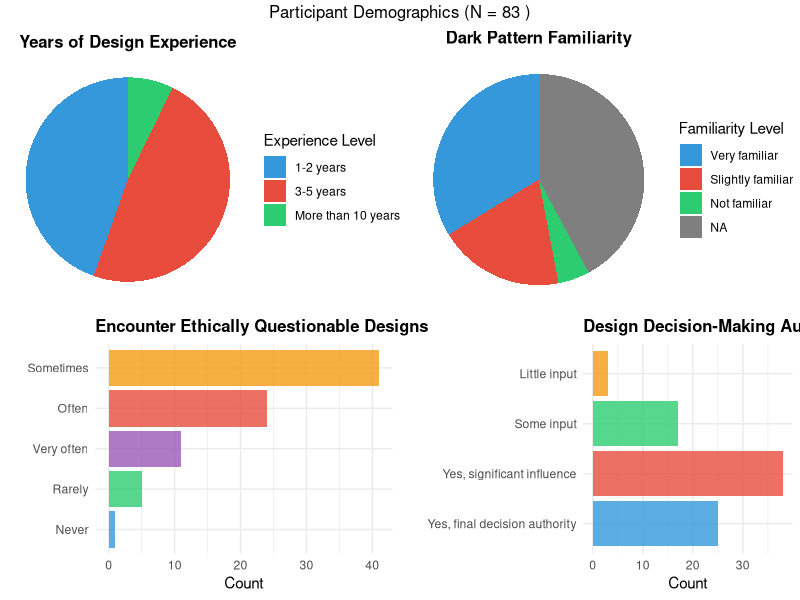
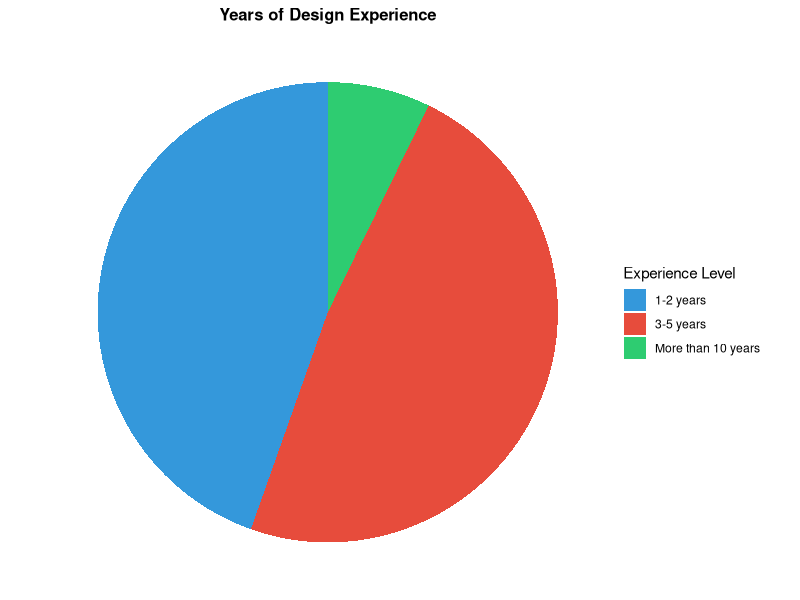
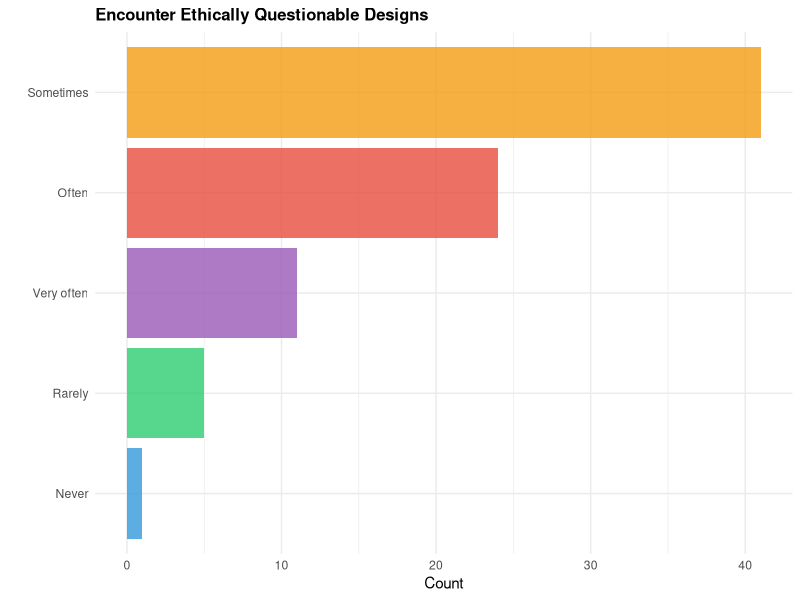
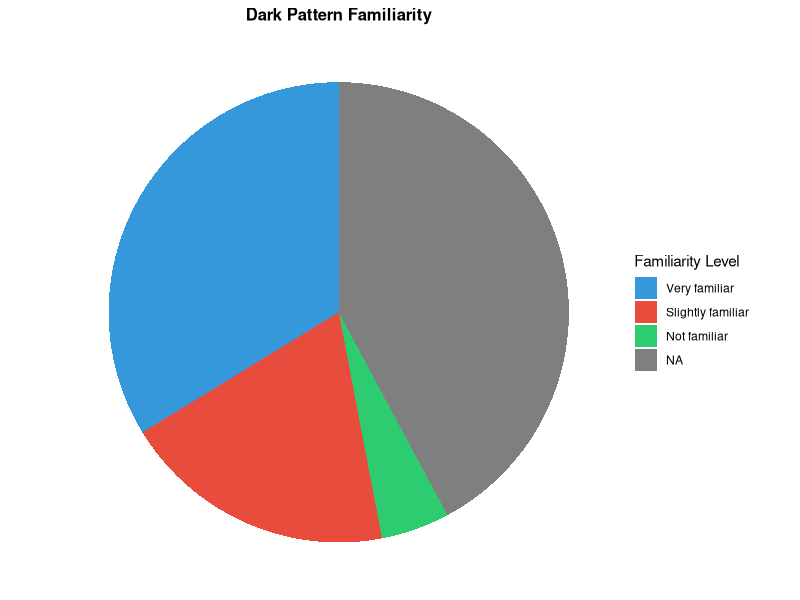
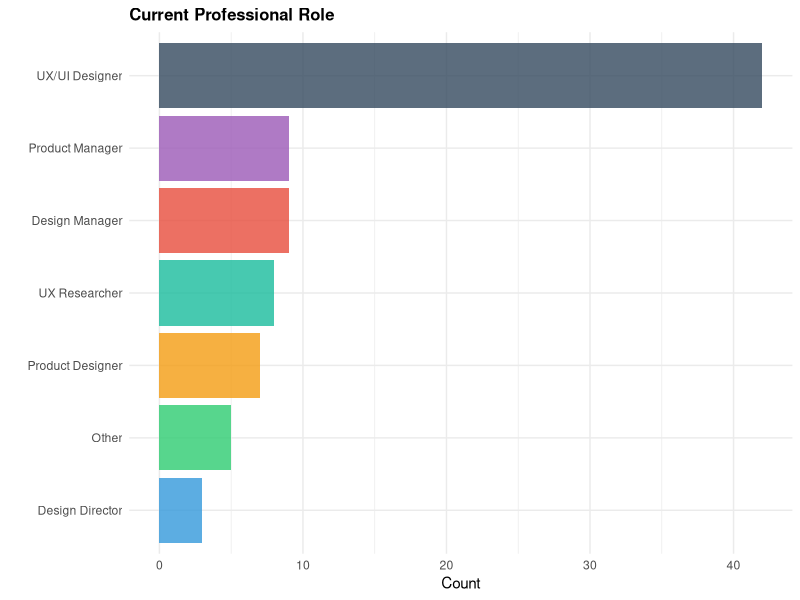
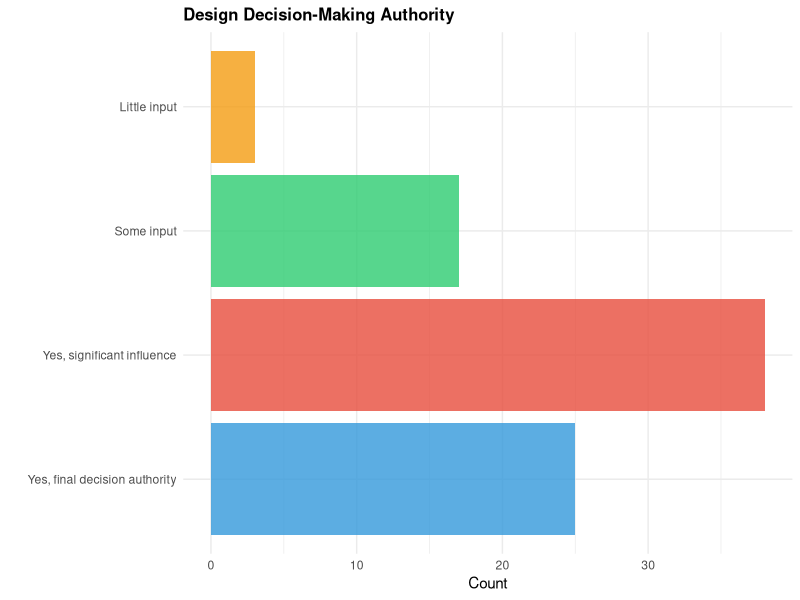

The R script that drew these images, in order:
# Demographics Analysis - UX Et# Extract demographic variables with their exact column names
demographic_vars <- list(
  professional_exp = "Professional Experie",
  experience_level = "Experience Level", 
  ethics_encounter = "UI Ethics Experience",
  dark_pattern_familiarity = "Dark Pattern Exp. ",
  org_ai_support = "Organizational Suppo_1",
  current_role = "Current Role",
  industry = "Industry Experience", 
  company_size = "Company Size",
  decision_authority = "Decision-Making Auth"
)
# Analysis of participant professional background and expertise

library(dplyr)
library(ggplot2)
library(readr)
library(gridExtra)
library(scales)

cat("=== UX ETHICS SURVEY DEMOGRAPHICS ANALYSIS ===\n")

# Load the processed interface data to get clean participant list
interface_data <- read.csv("results/interface_plot_data_aug16_plus_new_filtered.csv")
clean_participant_ids <- unique(interface_data$ResponseId)

cat("Clean participants for analysis: N =", length(clean_participant_ids), "\n")

# Load raw data to extract demographics
raw_data <- read_tsv("aug17_utf8.tsv", show_col_types = FALSE)

# Clean the raw data
clean_raw <- raw_data %>%
  filter(
    !is.na(ResponseId),
    !grepl("Response ID|ImportId|Understanding How User", ResponseId, ignore.case = TRUE),
    !ResponseId %in% c("Response ID", "{\"ImportId\":\"_recordId\"}")
  ) %>%
  filter(ResponseId %in% clean_participant_ids)

cat("Matched demographic data for", nrow(clean_raw), "participants\n")

# Extract demographic variables with their exact column names
demographic_vars <- list(
  professional_exp = "Professional Experie",
  experience_level = "Experience Level", 
  ethics_encounter = "UI Ethics Experience",
  dark_pattern_familiarity = "Dark Pattern Exp. ",
  current_role = "Current Role",
  industry = "Industry Experience", 
  company_size = "Company Size",
  decision_authority = "Decision-Making Auth"
)

# Check which columns actually exist
existing_vars <- list()
for(var_name in names(demographic_vars)) {
  col_name <- demographic_vars[[var_name]]
  if(col_name %in% names(clean_raw)) {
    existing_vars[[var_name]] <- col_name
  } else {
    # Try without trailing space for dark pattern
    if(var_name == "dark_pattern_familiarity") {
      alt_name <- "Dark Pattern Exp."
      if(alt_name %in% names(clean_raw)) {
        existing_vars[[var_name]] <- alt_name
      }
    }
    # Try alternative for organizational support
    if(var_name == "org_ai_support") {
      alt_name <- "Organizational Suppo_1"
      if(alt_name %in% names(clean_raw)) {
        existing_vars[[var_name]] <- alt_name
      }
    }
  }
}

demographic_vars <- existing_vars

# Create demographic summary
demographics <- clean_raw %>%
  select(ResponseId, all_of(unlist(demographic_vars)))

# Rename columns for easier handling
names(demographics) <- c("ResponseId", names(demographic_vars))

cat("\n=== DEMOGRAPHIC SUMMARIES ===\n")

# Function to create summary table
create_summary <- function(data, var_name, title) {
  summary_table <- data %>%
    filter(!is.na(.data[[var_name]]) & .data[[var_name]] != "") %>%
    count(.data[[var_name]], name = "Count") %>%
    mutate(Percentage = round(Count / sum(Count) * 100, 1)) %>%
    arrange(desc(Count))
  
  cat("\n", title, ":\n")
  print(summary_table)
  
  return(summary_table)
}

# Create summaries for each variable
summaries <- list()
summaries$professional_exp <- create_summary(demographics, "professional_exp", "Professional Experience")
summaries$experience_level <- create_summary(demographics, "experience_level", "Experience Level")
summaries$ethics_encounter <- create_summary(demographics, "ethics_encounter", "UI Ethics Encounter Frequency")
summaries$dark_pattern_familiarity <- create_summary(demographics, "dark_pattern_familiarity", "Dark Pattern Familiarity")

# Skip organizational AI support - not needed for analysis

summaries$current_role <- create_summary(demographics, "current_role", "Current Role")
summaries$industry <- create_summary(demographics, "industry", "Industry Experience")
summaries$company_size <- create_summary(demographics, "company_size", "Company Size")

# Add decision authority if it exists - with proper ordering
if("decision_authority" %in% names(demographics)) {
  decision_data <- demographics %>%
    filter(!is.na(decision_authority) & decision_authority != "") %>%
    count(decision_authority, name = "Count") %>%
    mutate(Percentage = round(Count / sum(Count) * 100, 1))
  
  # Create proper ordering for decision authority
  decision_order <- c("Yes, final decision authority", "Yes, significant influence", 
                     "Some input", "Little input", "No decision authority")
  
  # Reorder the data and include missing categories
  decision_summary <- data.frame(
    decision_authority = decision_order,
    stringsAsFactors = FALSE
  ) %>%
    left_join(decision_data, by = "decision_authority") %>%
    mutate(
      Count = ifelse(is.na(Count), 0, Count),
      Percentage = ifelse(is.na(Percentage), 0, Percentage)
    ) %>%
    filter(Count > 0 | decision_authority %in% c("Yes, final decision authority", "Yes, significant influence", 
                                                 "Some input", "Little input"))  # Show relevant categories
  
  cat("\nDECISION-MAKING AUTHORITY:\n")
  print(decision_summary)
  
  summaries$decision_authority <- decision_summary
}

# Create visualizations
if(!dir.exists("plots")) {
  dir.create("plots")
}

# Color palette
colors <- c("#3498db", "#e74c3c", "#2ecc71", "#f39c12", "#9b59b6", "#1abc9c", "#34495e", "#95a5a6")

# Create individual plots
plots <- list()

# Professional Experience
plots$prof_exp <- ggplot(summaries$professional_exp, aes(x = reorder(professional_exp, Count), y = Count, fill = professional_exp)) +
  geom_bar(stat = "identity", alpha = 0.8) +
  scale_fill_manual(values = colors[1:nrow(summaries$professional_exp)]) +
  coord_flip() +
  labs(title = "Professional UX/UI Experience", x = "", y = "Count") +
  theme_minimal() +
  theme(legend.position = "none", plot.title = element_text(face = "bold", size = 12))

# Experience Level
plots$exp_level <- ggplot(summaries$experience_level, aes(x = "", y = Count, fill = experience_level)) +
  geom_bar(stat = "identity", width = 1) +
  coord_polar("y", start = 0) +
  scale_fill_manual(values = colors[1:nrow(summaries$experience_level)]) +
  labs(title = "Years of Design Experience", fill = "Experience Level") +
  theme_void() +
  theme(plot.title = element_text(face = "bold", size = 12, hjust = 0.5))

# Ethics Encounter Frequency
plots$ethics <- ggplot(summaries$ethics_encounter, aes(x = reorder(ethics_encounter, Count), y = Count, fill = ethics_encounter)) +
  geom_bar(stat = "identity", alpha = 0.8) +
  scale_fill_manual(values = colors[1:nrow(summaries$ethics_encounter)]) +
  coord_flip() +
  labs(title = "Encounter Ethically Questionable Designs", x = "", y = "Count") +
  theme_minimal() +
  theme(legend.position = "none", plot.title = element_text(face = "bold", size = 12))

# Dark Pattern Familiarity - with proper ordering
dp_order <- c("Very familiar", "Somewhat familiar", "Slightly familiar", "Not familiar")
dp_data <- summaries$dark_pattern_familiarity %>%
  mutate(dark_pattern_familiarity = factor(dark_pattern_familiarity, levels = dp_order)) %>%
  arrange(dark_pattern_familiarity)

plots$dark_patterns <- ggplot(dp_data, aes(x = "", y = Count, fill = dark_pattern_familiarity)) +
  geom_bar(stat = "identity", width = 1) +
  coord_polar("y", start = 0) +
  scale_fill_manual(values = colors[1:nrow(dp_data)]) +
  labs(title = "Dark Pattern Familiarity", fill = "Familiarity Level") +
  theme_void() +
  theme(plot.title = element_text(face = "bold", size = 12, hjust = 0.5))

# Skip organizational AI support visualization - not needed

# Current Role
plots$role <- ggplot(summaries$current_role, aes(x = reorder(current_role, Count), y = Count, fill = current_role)) +
  geom_bar(stat = "identity", alpha = 0.8) +
  scale_fill_manual(values = colors[1:nrow(summaries$current_role)]) +
  coord_flip() +
  labs(title = "Current Professional Role", x = "", y = "Count") +
  theme_minimal() +
  theme(legend.position = "none", plot.title = element_text(face = "bold", size = 12))

# Decision Authority (if available) - with proper ordering
if("decision_authority" %in% names(summaries)) {
  auth_data <- summaries$decision_authority %>%
    mutate(decision_authority = factor(decision_authority, 
                                     levels = c("Yes, final decision authority", "Yes, significant influence", 
                                               "Some input", "Little input", "No decision authority")))
  
  plots$authority <- ggplot(auth_data, aes(x = decision_authority, y = Count, fill = decision_authority)) +
    geom_bar(stat = "identity", alpha = 0.8) +
    scale_fill_manual(values = colors[1:nrow(auth_data)]) +
    coord_flip() +
    labs(title = "Design Decision-Making Authority", x = "", y = "Count") +
    theme_minimal() +
    theme(legend.position = "none", plot.title = element_text(face = "bold", size = 12))
} else {
  plots$authority <- NULL
}

# Create combined visualization - clean 2x2 layout
combined_plot <- grid.arrange(
  plots$exp_level, plots$dark_patterns,
  plots$ethics, plots$authority,
  ncol = 2, nrow = 2,
  top = paste("Participant Demographics (N =", length(clean_participant_ids), ")")
)

# Save combined plot
ggsave("plots/demographics_complete_summary.png", combined_plot, 
       width = 16, height = 12, dpi = 300)

# Save individual plots
ggsave("plots/demographics_experience_level.png", plots$exp_level, width = 8, height = 6, dpi = 300)
ggsave("plots/demographics_ethics_encounter.png", plots$ethics, width = 10, height = 6, dpi = 300)
ggsave("plots/demographics_dark_patterns.png", plots$dark_patterns, width = 8, height = 6, dpi = 300)
ggsave("plots/demographics_ai_support.png", plots$ai_support, width = 10, height = 6, dpi = 300)
ggsave("plots/demographics_current_role.png", plots$role, width = 10, height = 6, dpi = 300)
if(!is.null(plots$authority)) {
  ggsave("plots/demographics_decision_authority.png", plots$authority, width = 10, height = 6, dpi = 300)
}

# Generate LaTeX summary paragraphs
cat("\n", paste(rep("=", 60), collapse=""), "\n")
cat("LATEX METHODS SECTION - PARTICIPANT DEMOGRAPHICS\n")
cat(paste(rep("=", 60), collapse=""), "\n")

# Calculate key statistics
n_total <- length(clean_participant_ids)
n_professional <- summaries$professional_exp %>% filter(grepl("Yes", professional_exp)) %>% pull(Count) %>% sum()
n_experienced <- summaries$experience_level %>% filter(!grepl("Less than 1 year|No experience", experience_level)) %>% pull(Count) %>% sum()
n_decision_makers <- summaries$decision_authority %>% 
  filter(grepl("Yes", decision_authority)) %>% 
  pull(Count) %>% sum()

# Most common role
top_role <- summaries$current_role %>% slice(1) %>% pull(current_role)
top_role_pct <- summaries$current_role %>% slice(1) %>% pull(Percentage)

# Dark pattern awareness
aware_dp <- summaries$dark_pattern_familiarity %>% filter(!grepl("Not familiar|Never heard", dark_pattern_familiarity)) %>% pull(Count) %>% sum()

latex_text <- paste0(
"\\textbf{Participants.} We recruited N = ", n_total, " participants through Prolific Academic, focusing on individuals with design-related professional backgrounds. ",
"Of these participants, ", n_professional, " (", round(n_professional/n_total*100, 1), "\\%) reported having professional experience in UI/UX design, product design, or design decision-making roles. ",
"The majority (", n_experienced, ", ", round(n_experienced/n_total*100, 1), "\\%) had more than one year of professional design experience, indicating a sample with substantial domain expertise. ",
"Participants represented diverse professional roles, with ", top_role, " being the most common (", top_role_pct, "\\%).\n\n",

"\\textbf{Professional Context.} Importantly, ", n_decision_makers, " participants (", round(n_decision_makers/n_total*100, 1), "\\%) reported having either full or some authority to make final decisions about interface designs in their current roles, ",
"ensuring our sample included individuals who actively engage in design decision-making processes. ",
"Additionally, ", aware_dp, " participants (", round(aware_dp/n_total*100, 1), "\\%) indicated familiarity with dark patterns, ",
"suggesting appropriate background knowledge for evaluating ethically questionable interface designs. ",
"This professional profile supports the ecological validity of our findings for understanding how UX evaluation metrics influence real-world design decisions."
)

cat(latex_text)

# Save results
write.csv(demographics, "results/participant_demographics.csv", row.names = FALSE)

# Save summary statistics
summary_stats <- data.frame(
  Metric = c("Total Participants", "Professional Experience", "1+ Years Experience", 
            "Decision Authority", "Dark Pattern Awareness"),
  Count = c(n_total, n_professional, n_experienced, n_decision_makers, aware_dp),
  Percentage = c(100, round(c(n_professional, n_experienced, n_decision_makers, aware_dp)/n_total*100, 1))
)

write.csv(summary_stats, "results/demographic_summary_stats.csv", row.names = FALSE)

cat("\n\nFiles created:\n")
cat("• plots/demographics_complete_summary.png - Combined demographic visualization\n")
cat("• plots/demographics_*.png - Individual demographic charts\n")
cat("• results/participant_demographics.csv - Raw demographic data\n")
cat("• results/demographic_summary_stats.csv - Summary statistics\n")

cat("\n✓ Demographics analysis complete!\n")
